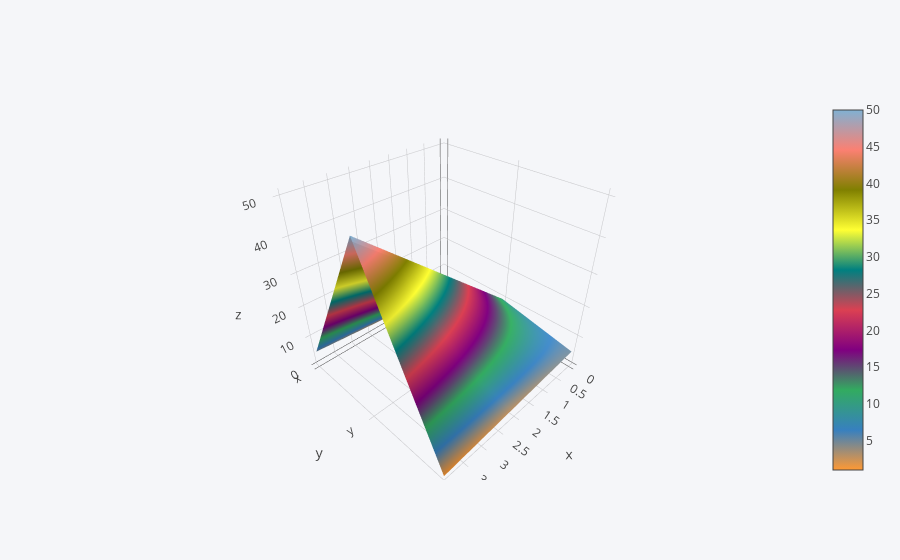

Notebook source saved alongside this figure:
### Code cell
df3.iplot(kind = 'surface')

### Figure 1 — Plotly figure (JSON) as saved in the notebook; plotly's stock layout.template omitted (floating-point values rounded to 4 significant figures)
{"data": [{"colorscale": [[0, "rgb(255, 153, 51)"], [0.1111, "rgb(55, 128, 191)"], [0.2222, "rgb(50, 171, 96)"], [0.3333, "rgb(128, 0, 128)"], [0.4444, "rgb(219, 64, 82)"], [0.5556, "rgb(0, 128, 128)"], [0.6667, "rgb(255, 255, 51)"], [0.7778, "rgb(128, 128, 0)"], [0.8889, "rgb(251, 128, 114)"], [1, "rgb(128, 177, 211)"]], "type": "surface", "uid": "ff8eb431-0c20-4089-9cbb-d409dacddd6d", "x": [0, 1, 2, 3, 4], "y": ["x", "y", "z"], "z": [[1, 2, 3, 4, 5], [10, 20, 30, 40, 50], [5, 4, 3, 2, 1]]}], "layout": {"legend": {"bgcolor": "#F5F6F9", "font": {"color": "#4D5663"}}, "paper_bgcolor": "#F5F6F9", "plot_bgcolor": "#F5F6F9", "title": {"font": {"color": "#4D5663"}}, "xaxis": {"gridcolor": "#E1E5ED", "showgrid": true, "tickfont": {"color": "#4D5663"}, "title": {"font": {"color": "#4D5663"}, "text": ""}, "zerolinecolor": "#E1E5ED"}, "yaxis": {"gridcolor": "#E1E5ED", "showgrid": true, "tickfont": {"color": "#4D5663"}, "title": {"font": {"color": "#4D5663"}, "text": ""}, "zerolinecolor": "#E1E5ED"}}}
